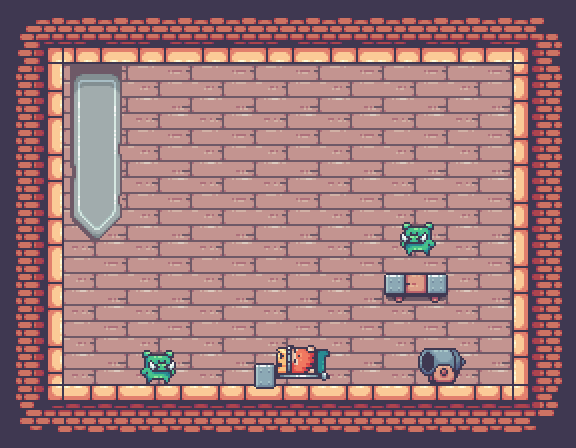

A 2D game scene composited from a Tiled map and its tileset images. What follows is a short description and the map's XML, with every tile layer's data as written:
An orthogonal 9x7 tile map with 64x64 px tiles, 4 tile layers (Слой тайлов 1, Слой тайлов 2, Слой тайлов 4, Слой тайлов 3), 6 tilesets.

<map version="1.9" tiledversion="1.9.2" orientation="orthogonal" renderorder="right-down" width="9" height="7" tilewidth="64" tileheight="64" infinite="0" nextlayerid="5" nextobjectid="1">
 <tileset firstgid="1" source="../../tilesets/terrain.tsx" />
 <tileset firstgid="177" source="../../tilesets/setup_enemy.tsx" />
 <tileset firstgid="179" source="../../tilesets/cannon.tsx" />
 <tileset firstgid="180" source="../../tilesets/decorations.tsx" />
 <tileset firstgid="200" source="../../tilesets/default_platforms.tsx" />
 <tileset firstgid="204" source="../../tilesets/dead_king.tsx" />
 <layer id="1" name="Слой тайлов 1" width="9" height="7">
  <data encoding="csv">
1,2,2,2,2,2,2,2,3,
17,66,66,66,66,66,66,66,19,
17,66,66,66,66,66,66,66,19,
17,66,66,66,66,66,66,66,19,
17,66,66,66,66,66,66,66,19,
17,66,66,66,66,66,66,66,19,
33,34,34,34,34,34,34,34,35
</data>
 </layer>
 <layer id="2" name="Слой тайлов 2" width="9" height="7">
  <data encoding="csv">
5,34,34,34,34,34,34,34,6,
19,180,0,0,0,0,0,0,17,
19,185,0,0,0,0,0,0,17,
19,195,0,0,0,0,178,0,17,
19,0,0,0,0,0,0,0,17,
19,0,2147483826,0,0,0,179,0,17,
21,2,2,2,2,2,2,2,22
</data>
 </layer>
 <layer id="4" name="Слой тайлов 4" width="9" height="7" offsetx="-2" offsety="5">
  <data encoding="csv">
0,0,0,0,0,0,0,0,0,
0,0,0,0,0,0,0,0,0,
0,0,0,0,0,0,0,0,0,
0,0,0,0,0,0,0,0,0,
0,0,0,0,0,0,0,0,0,
0,0,0,0,204,0,0,0,0,
0,0,0,0,0,0,0,0,0
</data>
 </layer>
 <layer id="3" name="Слой тайлов 3" width="9" height="7" offsetx="0" offsety="-17">
  <data encoding="csv">
0,0,0,0,0,0,0,0,0,
0,0,0,0,0,0,0,0,0,
0,0,0,0,0,0,0,0,0,
0,0,0,0,0,0,0,0,0,
0,0,0,0,0,0,203,0,0,
0,0,0,0,0,0,0,0,0,
0,0,0,0,0,0,0,0,0
</data>
 </layer>
</map>
